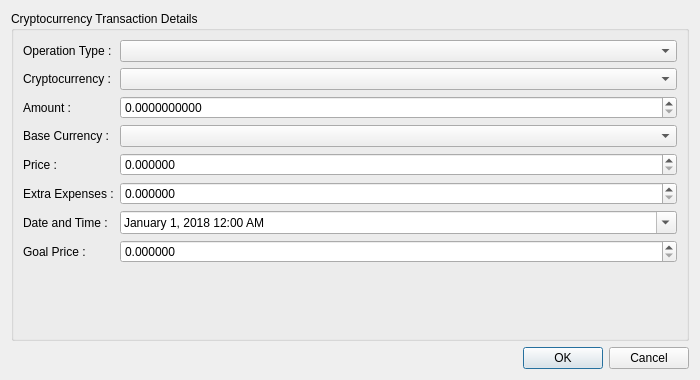
<?xml version="1.0" encoding="UTF-8"?>
<ui version="4.0">
 <class>CryptocurrencyDialog</class>
 <widget class="QDialog" name="CryptocurrencyDialog">
  <property name="geometry">
   <rect>
    <x>0</x>
    <y>0</y>
    <width>700</width>
    <height>380</height>
   </rect>
  </property>
  <property name="minimumSize">
   <size>
    <width>700</width>
    <height>0</height>
   </size>
  </property>
  <property name="windowTitle">
   <string>Dialog</string>
  </property>
  <layout class="QVBoxLayout" name="verticalLayout_2">
   <item>
    <widget class="QGroupBox" name="gbCryptocurrencyTransactionDetails">
     <property name="title">
      <string>Cryptocurrency Transaction Details</string>
     </property>
     <layout class="QVBoxLayout" name="verticalLayout">
      <item>
       <layout class="QFormLayout" name="formLayout">
        <item row="0" column="0">
         <widget class="QLabel" name="lblOperationType">
          <property name="text">
           <string>Operation Type :</string>
          </property>
          <property name="buddy">
           <cstring>cbOperationType</cstring>
          </property>
         </widget>
        </item>
        <item row="0" column="1">
         <widget class="QComboBox" name="cbOperationType"/>
        </item>
        <item row="1" column="0">
         <widget class="QLabel" name="lblCryptocurrency">
          <property name="text">
           <string>Cryptocurrency :</string>
          </property>
          <property name="buddy">
           <cstring>cbCryptocurrency</cstring>
          </property>
         </widget>
        </item>
        <item row="1" column="1">
         <widget class="QComboBox" name="cbCryptocurrency"/>
        </item>
        <item row="2" column="0">
         <widget class="QLabel" name="lblAmount">
          <property name="text">
           <string>Amount :</string>
          </property>
          <property name="buddy">
           <cstring>dsbAmount</cstring>
          </property>
         </widget>
        </item>
        <item row="2" column="1">
         <widget class="QDoubleSpinBox" name="dsbAmount">
          <property name="showGroupSeparator" stdset="0">
           <bool>true</bool>
          </property>
          <property name="decimals">
           <number>10</number>
          </property>
          <property name="maximum">
           <double>100000000.000000000000000</double>
          </property>
         </widget>
        </item>
        <item row="3" column="0">
         <widget class="QLabel" name="lblBaseCurrency">
          <property name="text">
           <string>Base Currency :</string>
          </property>
          <property name="buddy">
           <cstring>cbBaseCurrency</cstring>
          </property>
         </widget>
        </item>
        <item row="3" column="1">
         <widget class="QComboBox" name="cbBaseCurrency"/>
        </item>
        <item row="4" column="0">
         <widget class="QLabel" name="lblPrice">
          <property name="text">
           <string>Price :</string>
          </property>
          <property name="buddy">
           <cstring>dsbPrice</cstring>
          </property>
         </widget>
        </item>
        <item row="4" column="1">
         <widget class="QDoubleSpinBox" name="dsbPrice">
          <property name="showGroupSeparator" stdset="0">
           <bool>true</bool>
          </property>
          <property name="decimals">
           <number>6</number>
          </property>
          <property name="maximum">
           <double>1000000.000000000000000</double>
          </property>
         </widget>
        </item>
        <item row="5" column="0">
         <widget class="QLabel" name="lblExtraExpenses">
          <property name="text">
           <string>Extra Expenses :</string>
          </property>
          <property name="buddy">
           <cstring>dsbExtraExpenses</cstring>
          </property>
         </widget>
        </item>
        <item row="5" column="1">
         <widget class="QDoubleSpinBox" name="dsbExtraExpenses">
          <property name="showGroupSeparator" stdset="0">
           <bool>true</bool>
          </property>
          <property name="decimals">
           <number>6</number>
          </property>
          <property name="maximum">
           <double>1000000.000000000000000</double>
          </property>
         </widget>
        </item>
        <item row="6" column="0">
         <widget class="QLabel" name="lblDateTime">
          <property name="text">
           <string>Date and Time :</string>
          </property>
          <property name="buddy">
           <cstring>dteDateTime</cstring>
          </property>
         </widget>
        </item>
        <item row="6" column="1">
         <widget class="QDateTimeEdit" name="dteDateTime">
          <property name="date">
           <date>
            <year>2018</year>
            <month>1</month>
            <day>1</day>
           </date>
          </property>
          <property name="maximumDate">
           <date>
            <year>2250</year>
            <month>12</month>
            <day>31</day>
           </date>
          </property>
          <property name="minimumDate">
           <date>
            <year>1999</year>
            <month>12</month>
            <day>31</day>
           </date>
          </property>
          <property name="displayFormat">
           <string>MMMM d, yyyy h:mm AP</string>
          </property>
          <property name="calendarPopup">
           <bool>true</bool>
          </property>
          <property name="timeSpec">
           <enum>Qt::LocalTime</enum>
          </property>
         </widget>
        </item>
        <item row="7" column="0">
         <widget class="QLabel" name="lblGoalPrice">
          <property name="text">
           <string>Goal Price :</string>
          </property>
          <property name="buddy">
           <cstring>dsbGoalPrice</cstring>
          </property>
         </widget>
        </item>
        <item row="7" column="1">
         <widget class="QDoubleSpinBox" name="dsbGoalPrice">
          <property name="showGroupSeparator" stdset="0">
           <bool>true</bool>
          </property>
          <property name="decimals">
           <number>6</number>
          </property>
          <property name="maximum">
           <double>1000000.000000000000000</double>
          </property>
         </widget>
        </item>
       </layout>
      </item>
     </layout>
    </widget>
   </item>
   <item>
    <widget class="QDialogButtonBox" name="bbTransactionApproval">
     <property name="orientation">
      <enum>Qt::Horizontal</enum>
     </property>
     <property name="standardButtons">
      <set>QDialogButtonBox::Cancel|QDialogButtonBox::Ok</set>
     </property>
    </widget>
   </item>
   <item>
    <layout class="QVBoxLayout" name="vlStatusBar"/>
   </item>
  </layout>
 </widget>
 <tabstops>
  <tabstop>cbOperationType</tabstop>
  <tabstop>cbCryptocurrency</tabstop>
  <tabstop>dsbAmount</tabstop>
 </tabstops>
 <resources/>
 <connections>
  <connection>
   <sender>bbTransactionApproval</sender>
   <signal>accepted()</signal>
   <receiver>CryptocurrencyDialog</receiver>
   <slot>accept()</slot>
   <hints>
    <hint type="sourcelabel">
     <x>227</x>
     <y>278</y>
    </hint>
    <hint type="destinationlabel">
     <x>157</x>
     <y>274</y>
    </hint>
   </hints>
  </connection>
  <connection>
   <sender>bbTransactionApproval</sender>
   <signal>rejected()</signal>
   <receiver>CryptocurrencyDialog</receiver>
   <slot>reject()</slot>
   <hints>
    <hint type="sourcelabel">
     <x>295</x>
     <y>284</y>
    </hint>
    <hint type="destinationlabel">
     <x>286</x>
     <y>274</y>
    </hint>
   </hints>
  </connection>
 </connections>
</ui>
